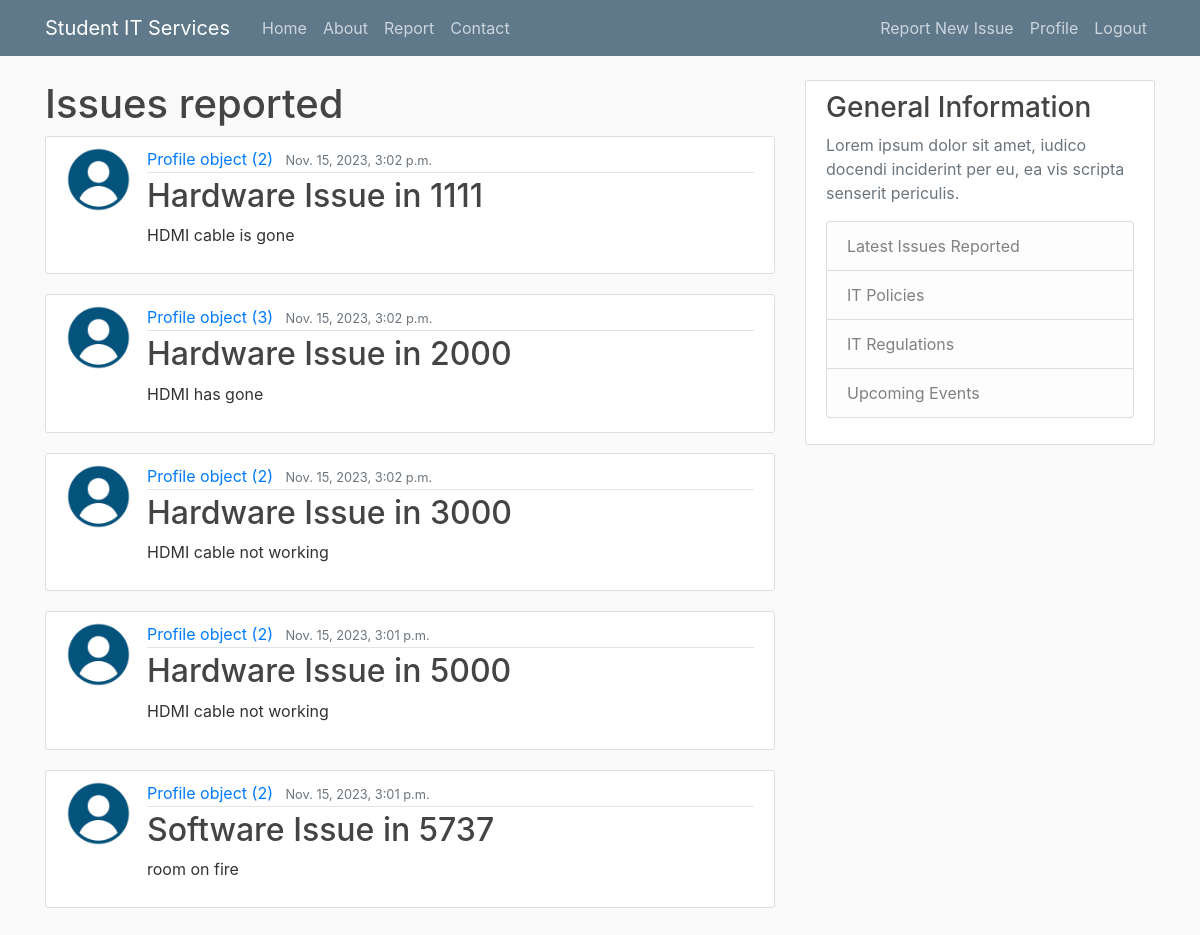
The app's page /report (signed in) with its own data.
### itreporting/models.py (models this page shows, shortened)
class Issue(models.Model):
    type = models.CharField(max_length = 100 , choices =
    [('Hardware', 'Hardware'), ('Software', 'Software')])
    room = models.CharField(max_length = 100)
    urgent = models.BooleanField(default = False)
    details = models.TextField()
    date_submitted = models.DateTimeField(default = timezone.now)
    author = models.ForeignKey(User, related_name = 'issues', on_delete = models.CASCADE)
    def __str__(self):
        return f'{self.type} Issue in {self.room}'

### users/models.py (models this page shows)
class Profile(models.Model):
    user = models.OneToOneField(User, null = True, on_delete = models.CASCADE)
    image = models.ImageField(default = 'default.png', upload_to = 'profile_pics')

### itreporting/views.py (the view)
# urls.py: path('report', PostListView.as_view(), name = 'report'),
class PostListView(ListView):
    model = Issue
    template_name = 'itreporting/report.html'
    context_object_name = 'issues'
    ordering = ['-date_submitted']
    paginate_by = 5

### itreporting/templates/itreporting/report.html
{% extends "itreporting/base.html" %}
{% block content %}
    <h1>Issues reported</h1>
    {% for issue in issues %}
    <article class="media content-section">
            <img class="rounded-circle article-img" src="{{ issue.author.profile.image.url }}"/>
        <div class="media-body">
            <div class="article-metadata">
                <a class="mr-2" href="#">{{ issue.author.profile }}</a>
                <small class="text-muted">{{ issue.date_submitted}}</small>
            </div>
            <h2><a class="article-title" href="{% url 'itreporting:issue-detail' issue.id %}">{{ issue }}</a></h2>
            <p class="article-content">{{ issue.details }}</p>
        </div>
    </article>
{% endfor %}
{% endblock content %}

### itreporting/static/css/styles.css (style rules this page uses)
html { position: relative; min-height: 100%; }
body { background: #fafafa; color: #333333; margin-top: 5rem; margin-bottom: 50px; }
h1, h2, h3, h4, h5, h6 { color: #444444; }
.content-section { background: #ffffff; padding: 10px 20px; border: 1px solid #dddddd; border-radius: 3px; margin-bottom: 20px; }
.article-title { color: #444444; }
.article-content { white-space: pre-line; }
.article-img { height: 65px; width: 65px; margin-right: 16px; }
.article-metadata { padding-bottom: 1px; margin-bottom: 4px; border-bottom: 1px solid #e3e3e3 }

### records on screen
Issue: author.profile.image (placeholder picture), author.profile "Profile object (2)", date_submitted "Nov. 15, 2023, 3:02 p.m.", type+room "Hardware Issue in 1111", details "HDMI cable is gone"
Issue: author.profile.image (placeholder picture), author.profile "Profile object (3)", date_submitted "Nov. 15, 2023, 3:02 p.m.", type+room "Hardware Issue in 2000", details "HDMI has gone"
Issue: author.profile.image (placeholder picture), author.profile "Profile object (2)", date_submitted "Nov. 15, 2023, 3:02 p.m.", type+room "Hardware Issue in 3000", details "HDMI cable not working"
Issue: author.profile.image (placeholder picture), author.profile "Profile object (2)", date_submitted "Nov. 15, 2023, 3:01 p.m.", type+room "Hardware Issue in 5000", details "HDMI cable not working"
Issue: author.profile.image (placeholder picture), author.profile "Profile object (2)", date_submitted "Nov. 15, 2023, 3:01 p.m.", type+room "Software Issue in 5737", details "room on fire"
